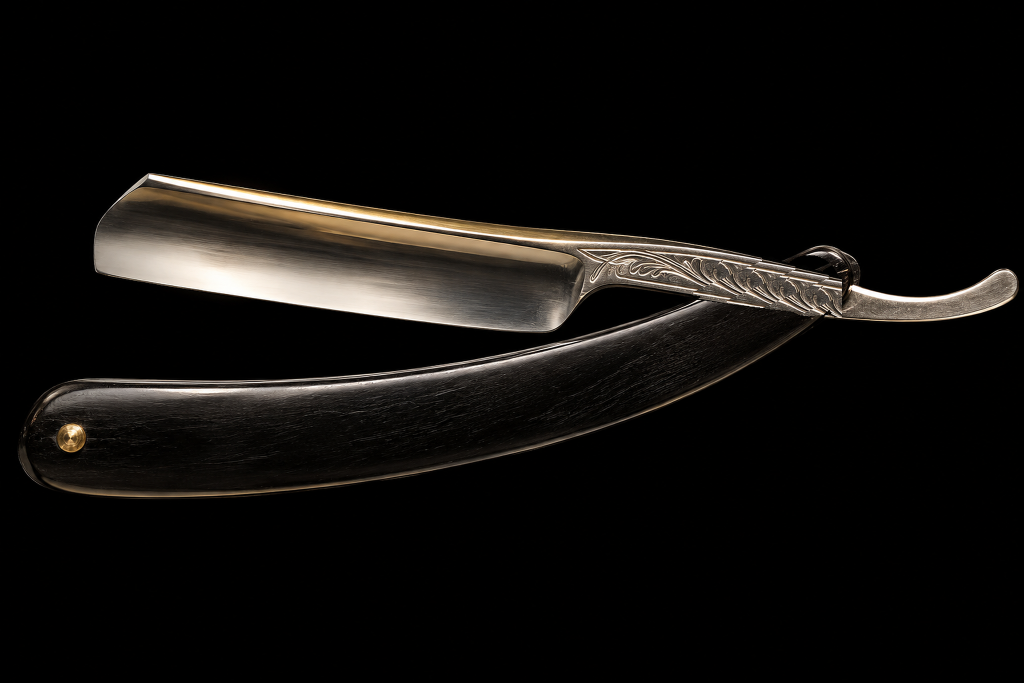
#> input picture tupe/04-el-que-no-vino/assets/objetos/hoja.png, 3072 x 2048 px (shown at 1/3 size); its folder holds 4 pictures in this run
$ python _webp.py
#> lines starting #> are read from the running program, lines starting #| are printed output that depends on the picture
# Pasa hoja y mango a webp y hornea el resplandor con alfa = luminancia.
import cv2, numpy as np
for p in ("hoja", "mango"):
    img = cv2.imread(f"{p}.png", cv2.IMREAD_UNCHANGED)
#> img is the input picture: shape (2048, 3072, 4); mean B, G, R, A 13.4, 15.3, 17.1, 25.5
    cv2.imwrite(f"{p}.webp", img, [cv2.IMWRITE_WEBP_QUALITY, 94])
    luz = cv2.imread(f"{p}-luz.jpg").astype(np.float32) / 255
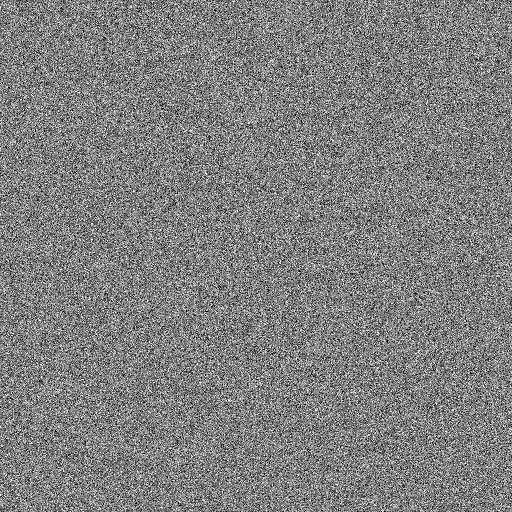
#> input picture tupe/04-el-que-no-vino/assets/objetos/grano.png, 512 x 512 px, given in place of hoja-luz.jpg, which was not available
#> luz: shape (512, 512, 3) float32; min 0, max 1, mean 0.5
    a = luz.max(axis=2, keepdims=True)
    rgb = luz / np.maximum(a, 1e-3)
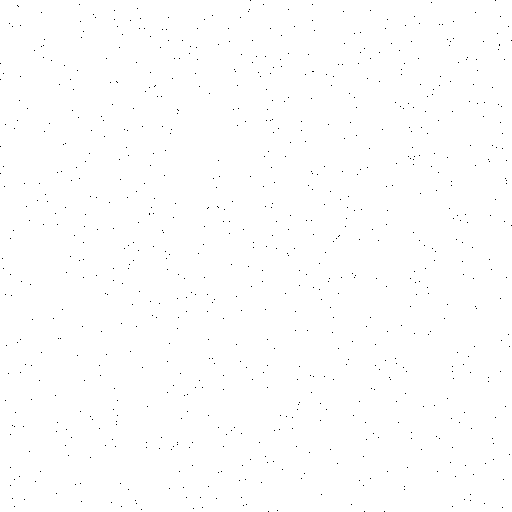
#> rgb: shape (512, 512, 3) float32; values 0 (black) and 1 (white), 99.7% white; black in thin lines or dots
    cv2.imwrite(f"{p}-luz.webp", (np.dstack([rgb, a]) * 255).clip(0, 255).astype(np.uint8), [cv2.IMWRITE_WEBP_QUALITY, 90])
#> pass 2 of the loop `for p in ("hoja", "mango"):`:
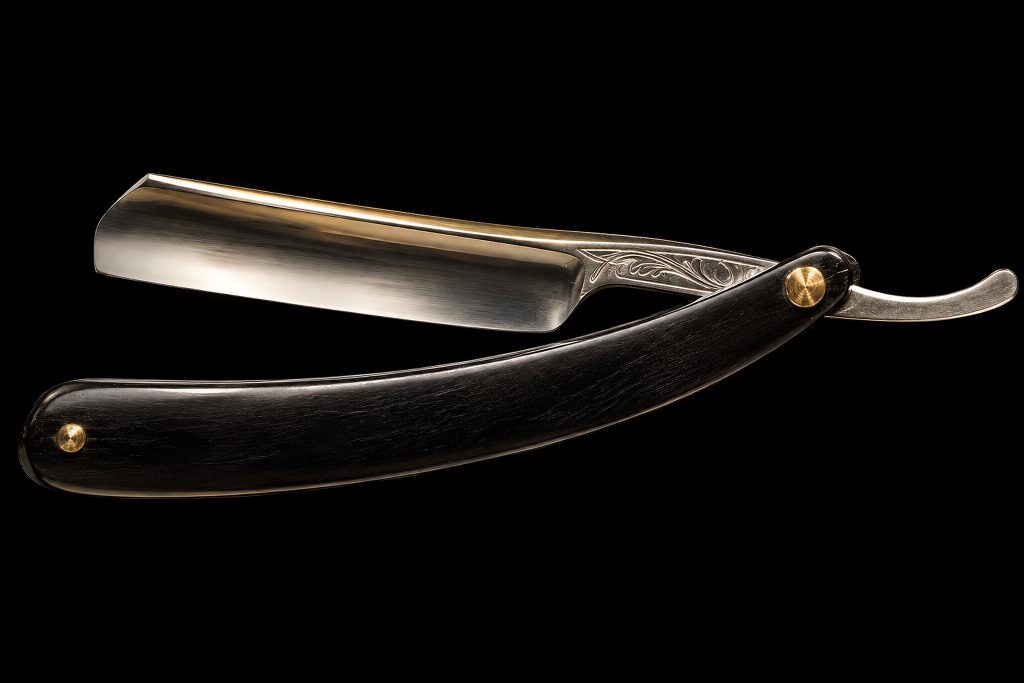
#> input picture tupe/04-el-que-no-vino/assets/objetos/mango.png, 3072 x 2048 px (shown at 1/3 size)
#> img is the input picture: shape (2048, 3072, 4); mean B, G, R, A 13.2, 15.2, 17, 31.3
#> luz: shape (2048, 3072, 3) float32
#> `a = luz.max(axis=2, keepdims=True)`:
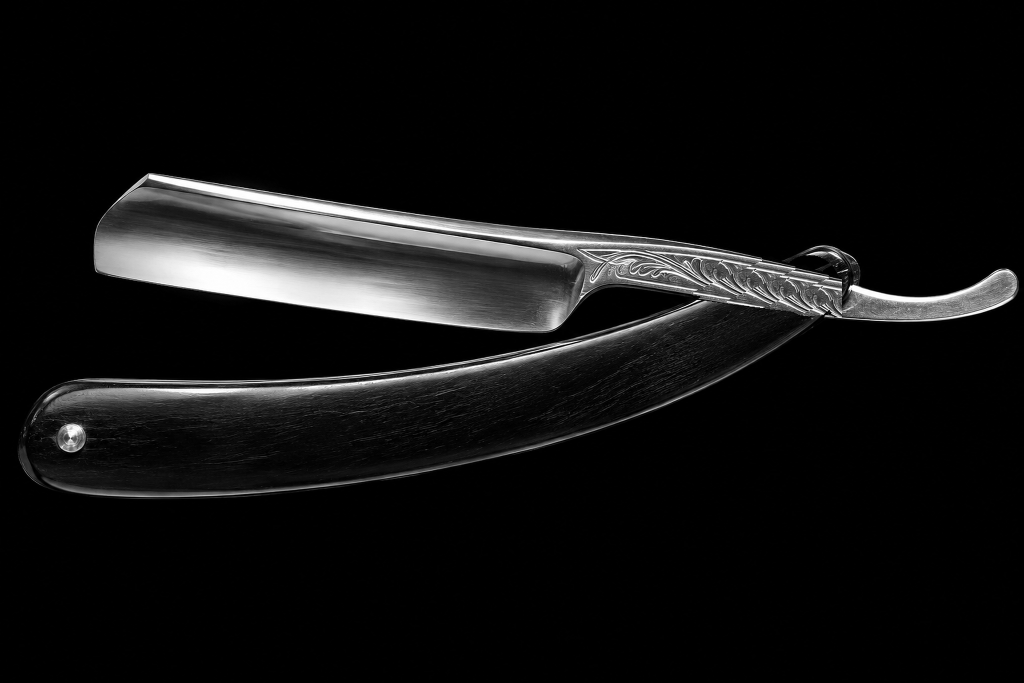
#> a: shape (2048, 3072, 1) float32 (shown at 1/3 size); min 0, max 1, mean 0.0672
#> `rgb = luz / np.maximum(a, 1e-3)`:
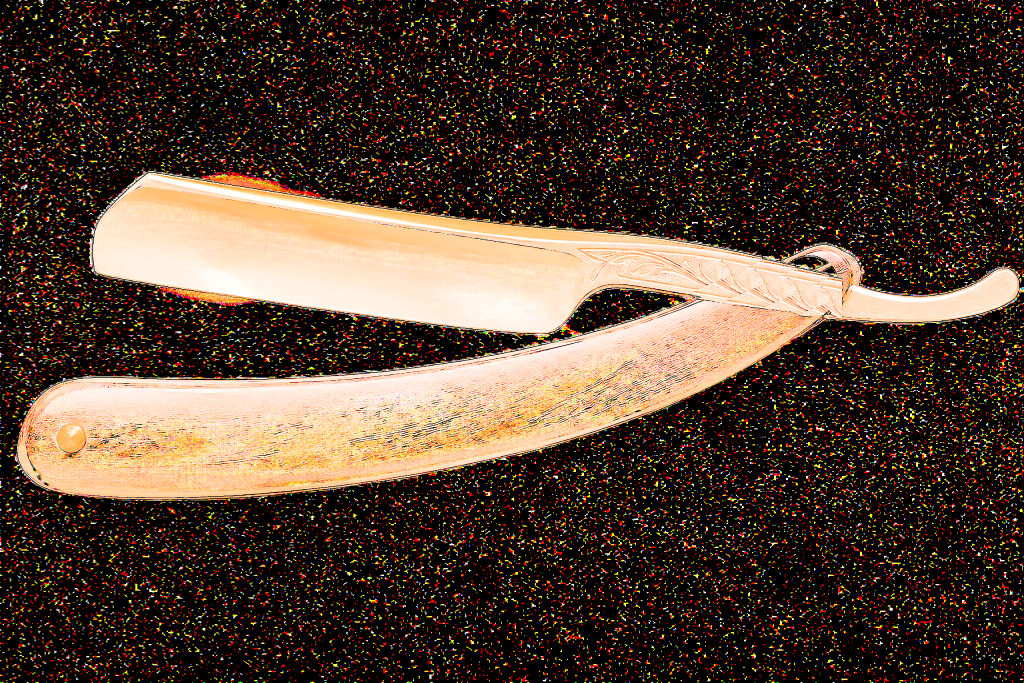
#> rgb: shape (2048, 3072, 3) float32 (shown at 1/3 size); mean B, G, R 0.176, 0.235, 0.308
